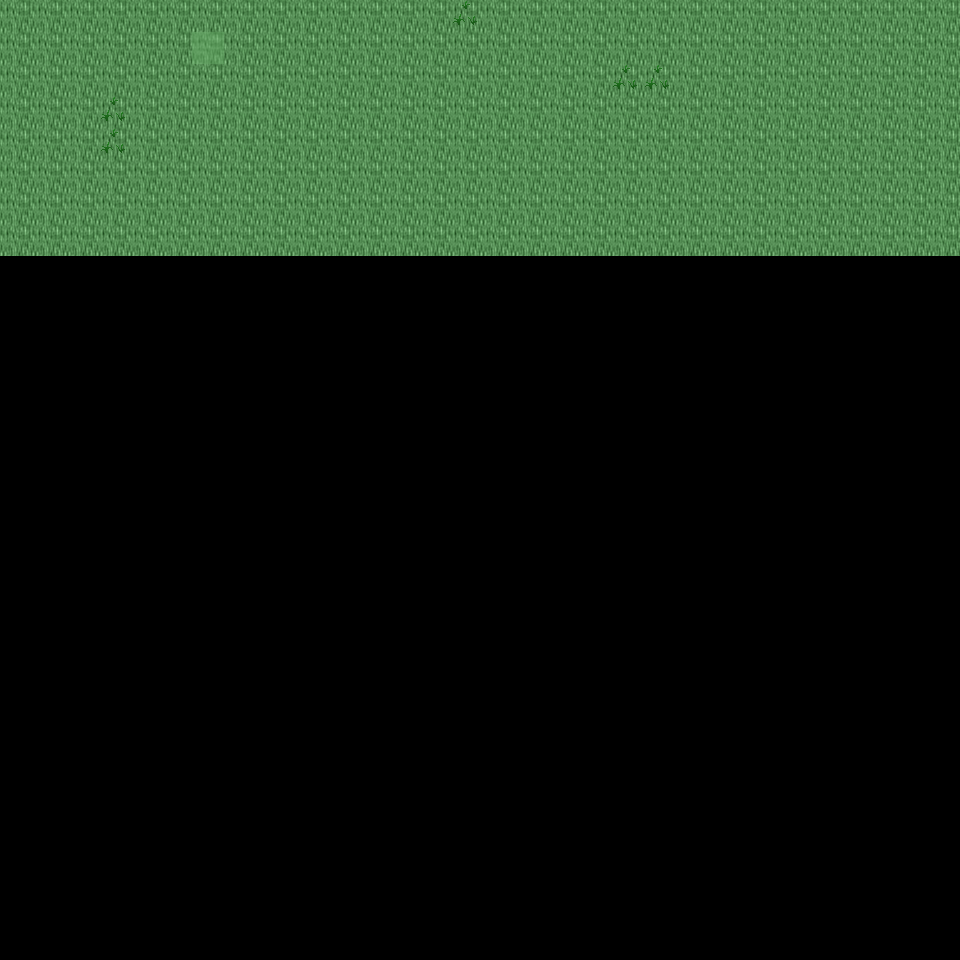

A level layout from a 2D game, rendered from its tile map. Below: a short description, then the map file with tile-grid data replaced by summaries:
An orthogonal 30x30 tile map with 32x32 px tiles, 6 tile layers (Ground, Object, Object2, Above, ...), 33 tilesets and 3 objects (3x mapExit).

<map version="1.0" orientation="orthogonal" renderorder="right-down" width="30" height="30" tilewidth="32" tileheight="32" nextobjectid="4">
  <tileset firstgid="1" name="tileset_ground_ground" tilewidth="32" tileheight="32" tilecount="33" columns="3">
    <image source="../drawable/tileset_ground_ground.png" width="96" height="352" />
  </tileset>
  <tileset firstgid="34" name="tileset_ground_ice_ice" tilewidth="32" tileheight="32" tilecount="3" columns="3">
    <image source="../drawable/tileset_ground_ice_ice.png" width="96" height="32" />
  </tileset>
  <tileset firstgid="37" name="tileset_ground_water_pool" tilewidth="32" tileheight="32" tilecount="72" columns="3">
    <image source="../drawable/tileset_ground_water_pool.png" width="96" height="768" />
  </tileset>
  <tileset firstgid="109" name="tileset_ground_grass_edges" tilewidth="32" tileheight="32" tilecount="36" columns="12">
    <image source="../drawable/tileset_ground_grass_edges.png" width="384" height="96" />
  </tileset>
  <tileset firstgid="145" name="tileset_ground_ridge_ice_2" tilewidth="32" tileheight="32" tilecount="42" columns="7">
    <image source="../drawable/tileset_ground_ridge_ice_2.png" width="224" height="192" />
  </tileset>
  <tileset firstgid="187" name="tileset_ground_ridge_earth_dark" tilewidth="32" tileheight="32" tilecount="96" columns="12">
    <image source="../drawable/tileset_ground_ridge_earth_dark.png" width="384" height="256" />
  </tileset>
  <tileset firstgid="283" name="tileset_ground_rock_pebbles" tilewidth="32" tileheight="32" tilecount="3" columns="1">
    <image source="../drawable/tileset_ground_rock_pebbles.png" width="32" height="96" />
  </tileset>
  <tileset firstgid="286" name="tileset_plant_grasses" tilewidth="32" tileheight="32" tilecount="6" columns="3">
    <image source="../drawable/tileset_plant_grasses.png" width="96" height="64" />
  </tileset>
  <tileset firstgid="292" name="tileset_plant_bush_bushes" tilewidth="32" tileheight="32" tilecount="10" columns="5">
    <image source="../drawable/tileset_plant_bush_bushes.png" width="160" height="64" />
  </tileset>
  <tileset firstgid="302" name="tileset_ground_cobbled_paving" tilewidth="32" tileheight="32" tilecount="1" columns="1">
    <image source="../drawable/tileset_ground_cobbled_paving.png" width="32" height="32" />
  </tileset>
  <tileset firstgid="303" name="tileset_ground_grass_corners" tilewidth="32" tileheight="32" tilecount="24" columns="6">
    <image source="../drawable/tileset_ground_grass_corners.png" width="192" height="128" />
  </tileset>
  <tileset firstgid="327" name="tileset_plant_flower_daisy_white" tilewidth="32" tileheight="32" tilecount="8" columns="2">
    <image source="../drawable/tileset_plant_flower_daisy_white.png" width="64" height="128" />
  </tileset>
  <tileset firstgid="335" name="tileset_plant_flower_daisy_blue" tilewidth="32" tileheight="32" tilecount="8" columns="2">
    <image source="../drawable/tileset_plant_flower_daisy_blue.png" width="64" height="128" />
  </tileset>
  <tileset firstgid="343" name="tileset_item_armor_sword_rack" tilewidth="32" tileheight="32" tilecount="4" columns="2">
    <image source="../drawable/tileset_item_armor_sword_rack.png" width="64" height="64" />
  </tileset>
  <tileset firstgid="347" name="tileset_plant_stump_small_stump" tilewidth="32" tileheight="32" tilecount="4" columns="2">
    <image source="../drawable/tileset_plant_stump_small_stump.png" width="64" height="64" />
  </tileset>
  <tileset firstgid="351" name="tileset_item_postbox" tilewidth="32" tileheight="32" tilecount="4" columns="2">
    <image source="../drawable/tileset_item_postbox.png" width="64" height="64" />
  </tileset>
  <tileset firstgid="355" name="tileset_item_armor_weapons_rack" tilewidth="32" tileheight="32" tilecount="18" columns="9">
    <image source="../drawable/tileset_item_armor_weapons_rack.png" width="288" height="64" />
  </tileset>
  <tileset firstgid="373" name="tileset_item_pot_pot_golden_centred" tilewidth="32" tileheight="32" tilecount="3" columns="3">
    <image source="../drawable/tileset_item_pot_pot_golden_centred.png" width="96" height="32" />
  </tileset>
  <tileset firstgid="376" name="tileset_logic_creature_orc" tilewidth="32" tileheight="32" tilecount="6" columns="6">
    <image source="../drawable/tileset_logic_creature_orc.png" width="192" height="32" />
  </tileset>
  <tileset firstgid="382" name="tileset_logic_creature_animal" tilewidth="32" tileheight="32" tilecount="32" columns="8">
    <image source="../drawable/tileset_logic_creature_animal.png" width="256" height="128" />
  </tileset>
  <tileset firstgid="414" name="tileset_logic_creature_gnome" tilewidth="32" tileheight="32" tilecount="6" columns="6">
    <image source="../drawable/tileset_logic_creature_gnome.png" width="192" height="32" />
  </tileset>
  <tileset firstgid="420" name="tileset_logic_portal" tilewidth="32" tileheight="32" tilecount="24" columns="8">
    <image source="../drawable/tileset_logic_portal.png" width="256" height="96" />
  </tileset>
  <tileset firstgid="444" name="tileset_logic_collision" tilewidth="32" tileheight="32" tilecount="1" columns="1">
    <image source="../drawable/tileset_logic_collision.png" width="32" height="32" />
  </tileset>
  <tileset firstgid="445" name="tileset_logic_creature_frogman" tilewidth="32" tileheight="32" tilecount="3" columns="3">
    <image source="../drawable/tileset_logic_creature_frogman.png" width="96" height="32" />
  </tileset>
  <tileset firstgid="448" name="tileset_ground_water_swamp_water" tilewidth="32" tileheight="32" tilecount="33" columns="3">
    <image source="../drawable/tileset_ground_water_swamp_water.png" width="96" height="352" />
  </tileset>
  <tileset firstgid="481" name="tileset_plant_grasses_swamp" tilewidth="32" tileheight="32" tilecount="42" columns="6">
    <image source="../drawable/tileset_plant_grasses_swamp.png" width="192" height="224" />
  </tileset>
  <tileset firstgid="523" name="tileset_plant_stump_hollow_logs" tilewidth="32" tileheight="32" tilecount="6" columns="3">
    <image source="../drawable/tileset_plant_stump_hollow_logs.png" width="96" height="64" />
  </tileset>
  <tileset firstgid="529" name="tileset_plant_tree_tree_darkgreen" tilewidth="32" tileheight="32" tilecount="88" columns="8">
    <image source="../drawable/tileset_plant_tree_tree_darkgreen.png" width="256" height="352" />
  </tileset>
  <tileset firstgid="617" name="tileset_plant_tree_dead_tree_3" tilewidth="32" tileheight="32" tilecount="16" columns="4">
    <image source="../drawable/tileset_plant_tree_dead_tree_3.png" width="128" height="128" />
  </tileset>
  <tileset firstgid="633" name="tileset_building_chimney_smoke" tilewidth="32" tileheight="32" tilecount="40" columns="4">
    <image source="../drawable/tileset_building_chimney_smoke.png" width="128" height="320" />
  </tileset>
  <tileset firstgid="673" name="tileset_building_huts" tilewidth="32" tileheight="32" tilecount="338" columns="26">
    <image source="../drawable/tileset_building_huts.png" width="832" height="416" />
  </tileset>
  <tileset firstgid="1011" name="tileset_logic_creature_fowl" tilewidth="32" tileheight="32" tilecount="6" columns="6">
    <image source="../drawable/tileset_logic_creature_fowl.png" width="192" height="32" />
  </tileset>
  <tileset firstgid="1017" name="tileset_logic_creature_elemental" tilewidth="32" tileheight="32" tilecount="16" columns="8">
    <image source="../drawable/tileset_logic_creature_elemental.png" width="256" height="64" />
  </tileset>
  <layer name="Ground" width="30" height="30">
    <data>[900 cells, 240 non-empty, 1 distinct tile ids]</data>
  </layer>
  <layer name="Object" width="30" height="30">
    <data>[900 cells, 6 non-empty, 2 distinct tile ids]</data>
  </layer>
  <layer name="Object2" width="30" height="30">
    <data>[900 cells, 0 non-empty, 0 distinct tile ids]</data>
  </layer>
  <layer name="Above" width="30" height="30">
    <data>[900 cells, 0 non-empty, 0 distinct tile ids]</data>
  </layer>
  <layer name="Above2" width="30" height="30">
    <data>[900 cells, 0 non-empty, 0 distinct tile ids]</data>
  </layer>
  <layer name="Walkable" width="30" height="30">
    <data>[900 cells, 1 non-empty, 1 distinct tile ids]</data>
  </layer>
  <objectgroup name="MapEvents">
    <object id="1" name="north" type="mapExit" x="0" y="0" width="960" height="32">
      <properties>
        <property name="map" value="level_0_x189_y45" />
        <property name="x" value="0" />
        <property name="y" value="28" />
      </properties>
    </object>
    <object id="2" name="west" type="mapExit" x="0" y="0" width="32" height="960">
      <properties>
        <property name="map" value="level_0_x188_y46" />
        <property name="x" value="28" />
        <property name="y" value="0" />
      </properties>
    </object>
    <object id="3" name="east" type="mapExit" x="928" y="0" width="32" height="960">
      <properties>
        <property name="map" value="level_0_x190_y46" />
        <property name="x" value="1" />
        <property name="y" value="0" />
      </properties>
    </object>
  </objectgroup>
</map>
